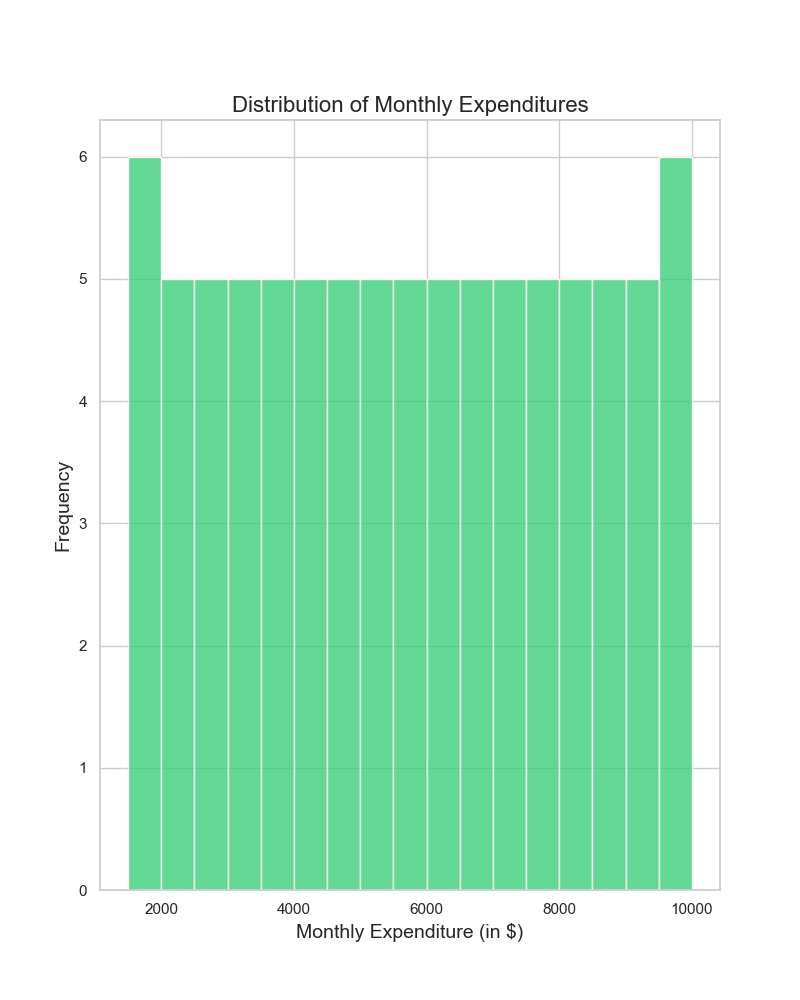

Generate this figure with Python:

import seaborn as sns
import pandas as pd
import matplotlib.pyplot as plt

# Load data into a pandas DataFrame
data_values = [
    1500, 1700, 1600, 1750, 1800, 1900, 2000, 2100, 2200, 2300, 2400, 2500,
    2600, 2700, 2800, 2900, 3000, 3100, 3200, 3300, 3400, 3500, 3600, 3700,
    3800, 3900, 4000, 4100, 4200, 4300, 4400, 4500, 4600, 4700, 4800, 4900,
    5000, 5100, 5200, 5300, 5400, 5500, 5600, 5700, 5800, 5900, 6000, 6100,
    6200, 6300, 6400, 6500, 6600, 6700, 6800, 6900, 7000, 7100, 7200, 7300,
    7400, 7500, 7600, 7700, 7800, 7900, 8000, 8100, 8200, 8300, 8400, 8500,
    8600, 8700, 8800, 8900, 9000, 9100, 9200, 9300, 9400, 9500, 9600, 9700,
    9800, 9900, 10000
]

# Create the dataframe
df = pd.DataFrame(data_values, columns=['Value'])

# Set up the matplotlib figure
sns.set(style="whitegrid")
plt.figure(figsize=(8, 10))

# Plot a vertical histogram with specified bin width and color
sns.histplot(df['Value'], color='#2ecc71', binwidth=500, kde=False, orientation='vertical')

# Customize the plot with title, labels, and limits
plt.title('Distribution of Monthly Expenditures', fontsize=16)
plt.xlabel('Monthly Expenditure (in $)', fontsize=14)
plt.ylabel('Frequency', fontsize=14)

# Show the plot
plt.show()
